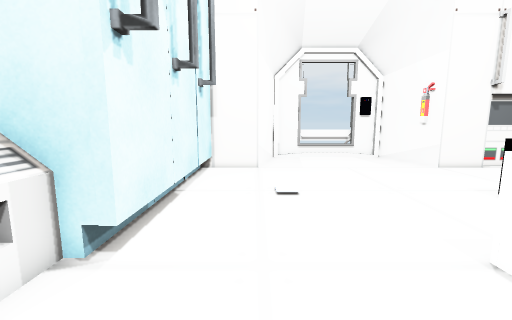
View 1 (above)

16 first-person views from a walk through a scene from a Unity 3-D project. The camera is 1.2 m above the floor, tilts 8° down and sees 90° across. The floor is counted in squares, 0.5 m on a side. Each view is taken from the middle of a square. On the plan, view 1 faces up. The plan holds only what a view shows up to about 17 squares ahead; the rest is blank. The place goes on beyond the plan. The player character is not drawn. Some surface patterns are stand-ins.

View 2
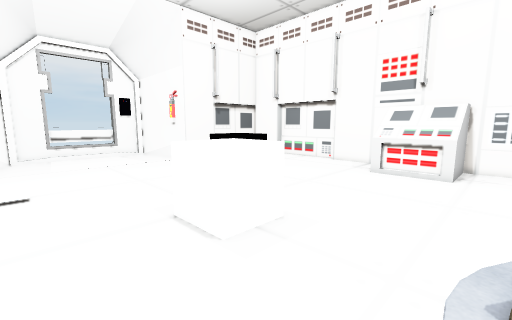

View 3
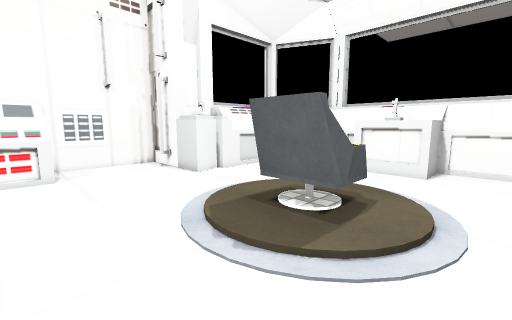

View 4
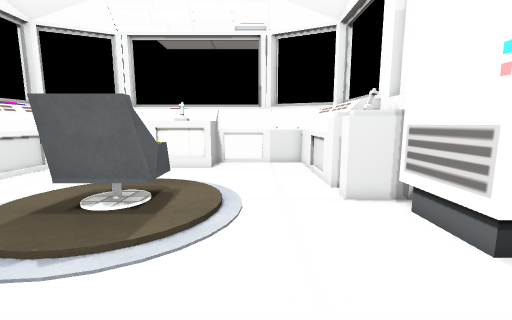

View 5
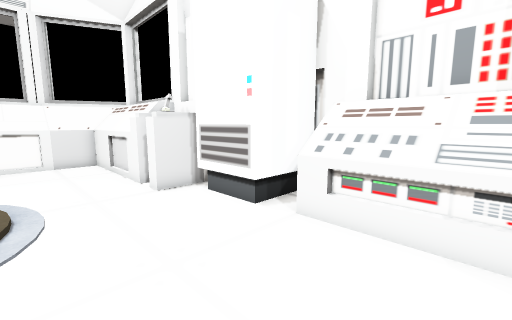

View 6
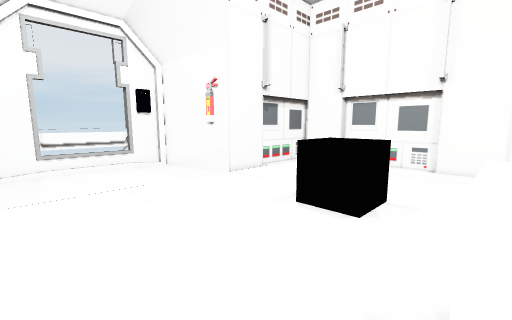

View 7
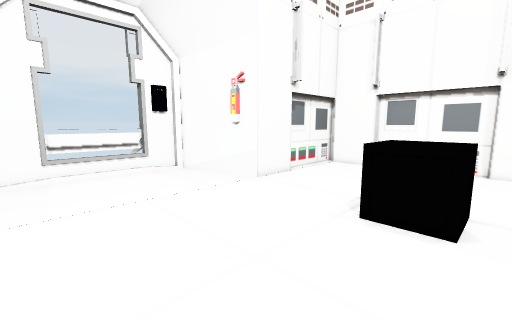

View 8
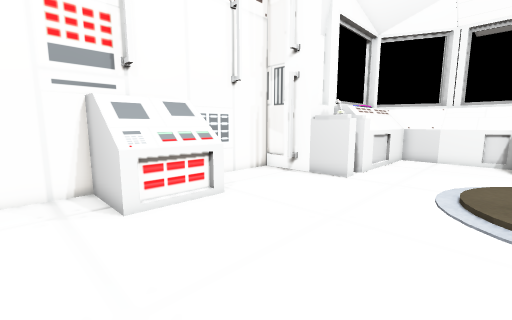

View 9
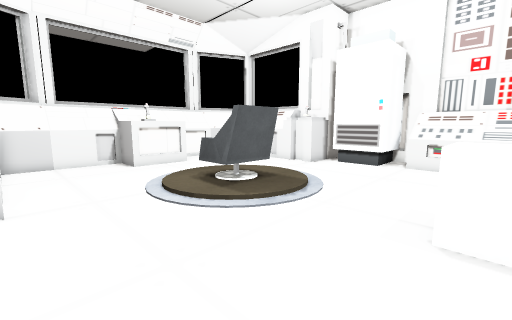

View 10
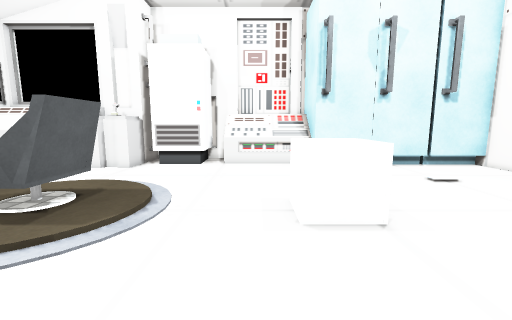

View 11
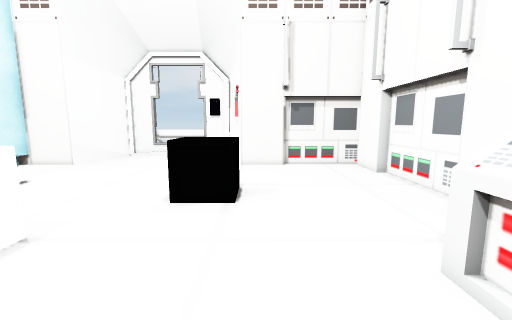

View 12
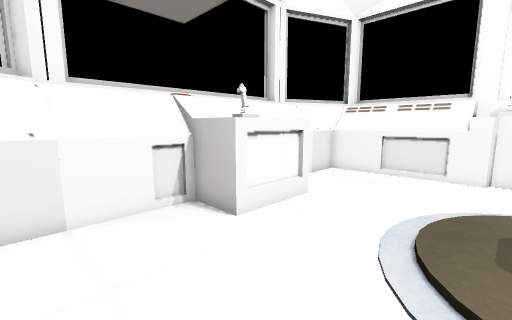

View 13
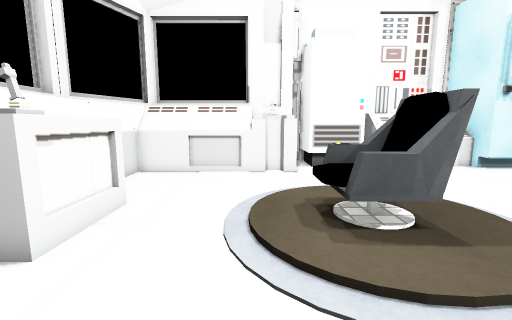

View 14
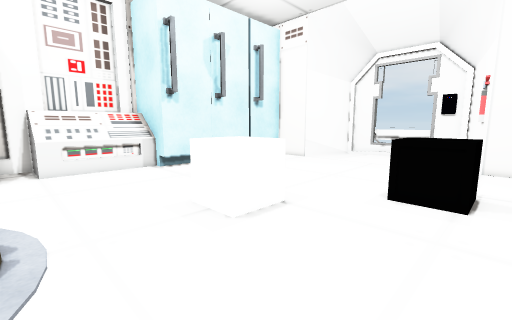

View 15
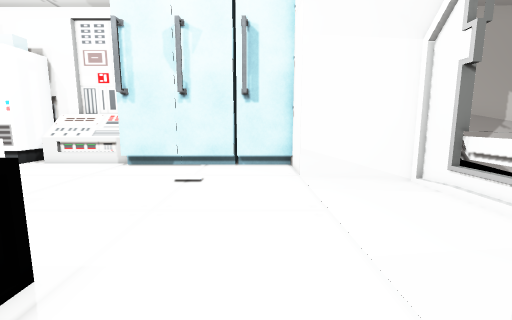

View 16
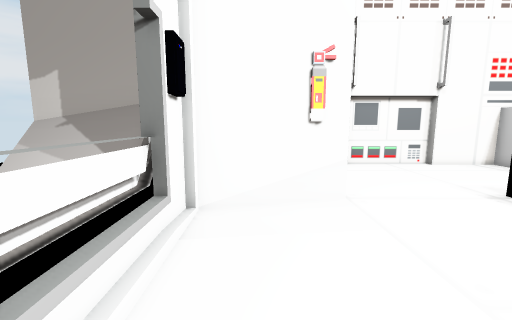

### Floor plan
Key: @ floor where view 1 was taken; # wall or solid block; . floor; ^ raised ledge; v drop or lower ground; C cabinet; N console; H chair; O other object.
Columns run from 5 left of view 1 to 18 right of it. Each row starts with its distance up from view 1.
 21       #OO    O#
 20        #O   OO^
 19       v##OOO###
 18       #.......#
 17       #.......#v
 16      v#........#
 15      v#........#  vvvvvv
 14   ###v.........########
 13  OC...................#
 12  OC...................#
 11   C................... #
 10   #C.................. #
  9   #C..................#
  8   #C..................##
  7   #C..................##
  6   #C..................#
  5   #C..................#
  4 CCC......OOO..........#
  3 NNN......OOO.......NNN#
  2 NNN......OOO.......NNN
  1 NNN................NNN
  0 NNN..@.............NNNN
 -1 NN....................#
 -2 OOO...................#
 -3  OO......    .........#
 -4  OO..... HHH .........#
 -5 OOO....  HHH  ........#
 -6 v#^^.... H H  ...^^^#v##
 -7  #^^....     ....^^^
 -8  #^^.....   .....^^#
 -9   ##.............##
-10   ##.............##
-11   ##.............##
-12   ##.....OOOO....##
-13   ##....O OOO....##
-14   ####OOOOOOOOO####
-15    ###OOOOOOOOOO##
-16       OOOOO OOO

Positions as (right, up) in squares from view 1, and headings:
1: (0, 0), facing up
2: (1, -2), facing up-right
3: (1, 1), facing down-right
4: (1, 2), facing down
5: (2, 3), facing down-left
6: (2, 4), facing up-right
7: (2, 6), facing up-right
8: (7, 5), facing down-right
9: (12, 3), facing down-left
10: (12, 1), facing left
11: (11, -1), facing up
12: (11, -7), facing down-left
13: (11, -8), facing left
14: (11, -2), facing up-left
15: (12, 12), facing left
16: (2, 17), facing right
